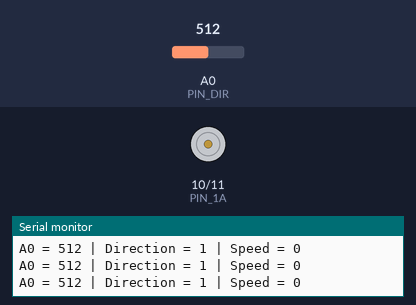
This sketch was run on a simulated Arduino Uno, built with avr-gcc and run on an emulated ATmega328P. Shown: motor-driver pin pairs drawn as motors (green arrow = first pin HIGH = forward, orange = second pin HIGH = backward, longer = more drive, scaled by the enable pin), the last lines printed to the serial monitor. The test bench sets the inputs (shaded band); at power-on: A0 (PIN_DIR) = 512.

Above: at 1.2 s.
1.3 s: A0 (PIN_DIR) set to 716
At 2.1 s:
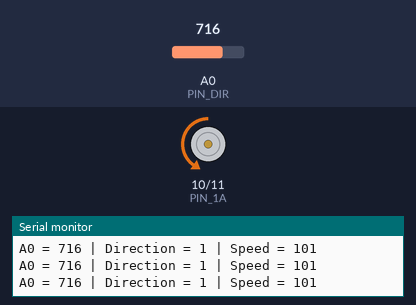
2.8 s: A0 (PIN_DIR) set to 511
At 4.0 s:
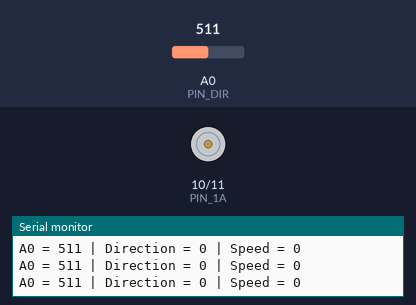
4.3 s: A0 (PIN_DIR) set to 306
At 5.5 s:
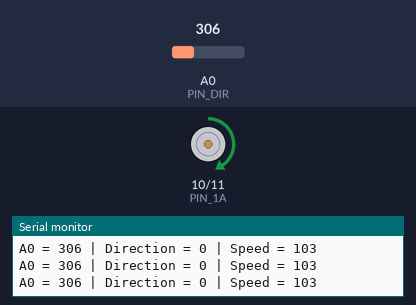
5.8 s: A0 (PIN_DIR) set to 522
At 6.5 s:
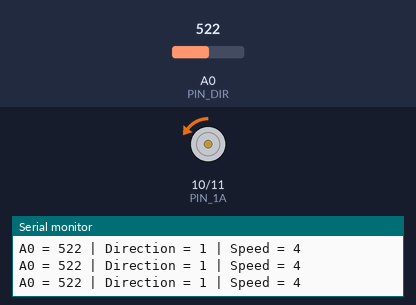
7.3 s: A0 (PIN_DIR) set to 900
At 7.8 s:
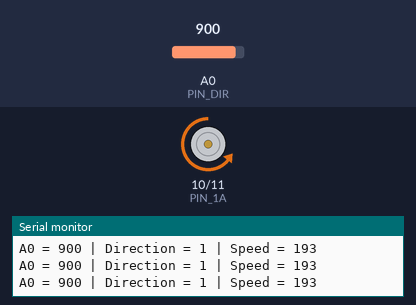
8.8 s: A0 (PIN_DIR) set to 502
At 10.0 s:
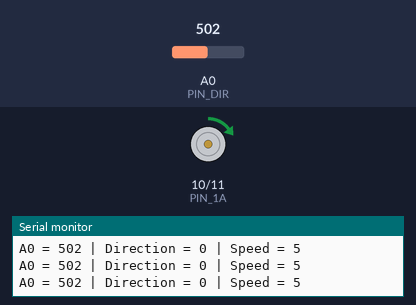
Timing chart, 0 to 11.3 s (numbered marks = the images above; inputs shaded):
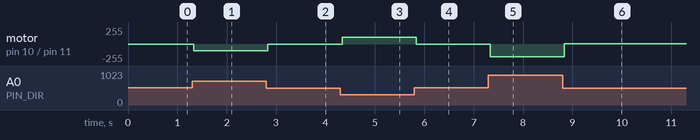

The sketch:

Task2-1.ino
```cpp
const int PIN_1A = 10;    // L293D Pin 2
const int PIN_2A = 11;    // L293D Pin 7

const int PIN_DIR = A0;   // Potentiometer
const int PIN_ENA = 6;    // L293D Pin 1

bool direction = 0;

void setup() {

  pinMode(PIN_1A, OUTPUT);
  pinMode(PIN_2A, OUTPUT);
  pinMode(PIN_DIR, INPUT);
  pinMode(PIN_ENA, OUTPUT);

  Serial.begin(9600);

}

void loop() {

  // 1. Read potentiometer
  int value = analogRead(PIN_DIR);

  // 2. Determine direction
  if (value < 512) {
    direction = 0;
  } else {
    direction = 1;
  }

  // 3. Calculate speed
  int speed;

  if (direction == 0) {

    speed = map(value, 0, 511, 255, 0);

  } else {

    speed = map(value, 512, 1023, 0, 255);

  }

  // 4. Set motor direction
  if (direction == 0) {

    digitalWrite(PIN_1A, HIGH);
    digitalWrite(PIN_2A, LOW);

  } else {

    digitalWrite(PIN_1A, LOW);
    digitalWrite(PIN_2A, HIGH);

  }

  // 5. Output PWM to ENA
  analogWrite(PIN_ENA, speed);

  // 6. Display debugging information
  Serial.print("A0 = ");
  Serial.print(value);

  Serial.print(" | Direction = ");
  Serial.print(direction);

  Serial.print(" | Speed = ");
  Serial.println(speed);

  delay(20);

}
```

Measured:
- after the input at 1.3 s, motor on pin 10 (PIN_1A) / pin 11 (PIN_2A): stopped → backward 101/255 at once
- after the input at 2.8 s, motor on pin 10 (PIN_1A) / pin 11 (PIN_2A): backward 101/255 → stopped at once
- after the input at 4.3 s, motor on pin 10 (PIN_1A) / pin 11 (PIN_2A): stopped → forward 103/255 at once
- after the input at 5.8 s, motor on pin 10 (PIN_1A) / pin 11 (PIN_2A): forward 103/255 → backward 4/255 at once
- after the input at 7.3 s, motor on pin 10 (PIN_1A) / pin 11 (PIN_2A): backward 4/255 → backward 193/255 at once
- after the input at 8.8 s, motor on pin 10 (PIN_1A) / pin 11 (PIN_2A): backward 193/255 → forward 5/255 at once
